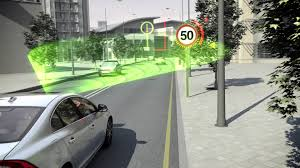
#> input picture tutorials/image.jpg, 300 x 168 px, found by its file name
$ python blending.py
#> lines starting #> are read from the running program, lines starting #| are printed output that depends on the picture
import cv2 as cv2


if __name__ == "__main__":
    alpha = 0.5

    image1 = cv2.imread("D:/camera-calibration/image.jpg")
#> image1 is the input picture: shape (168, 300, 3); mean B, G, R 128, 144.2, 137.1
    image2 = cv2.imread("D:/camera-calibration/image1.jpg")
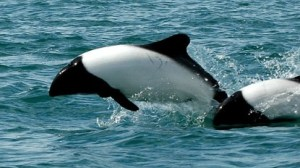
#> input picture tutorials/image1.jpg, 300 x 168 px, found by its file name
#> image2 is the input picture: shape (168, 300, 3); mean B, G, R 133.1, 122, 81.5

    if image1 is None:
        print("Error loading src1")
        exit(-1)
    elif image2 is None:
        print("Error loading src2")
        exit(-1)

    beta = (1.0 - alpha)
    dst = cv2.addWeighted(image1, alpha, image2, beta, 0.0)
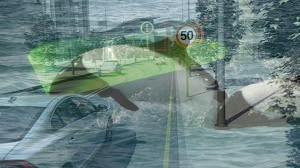
#> dst: shape (168, 300, 3); mean B, G, R 130.5, 133.1, 109.3

    cv2.imshow('Blended', dst)
    cv2.waitKey(0)

#> (the run stopped early here; a loop or call above may not have finished)
